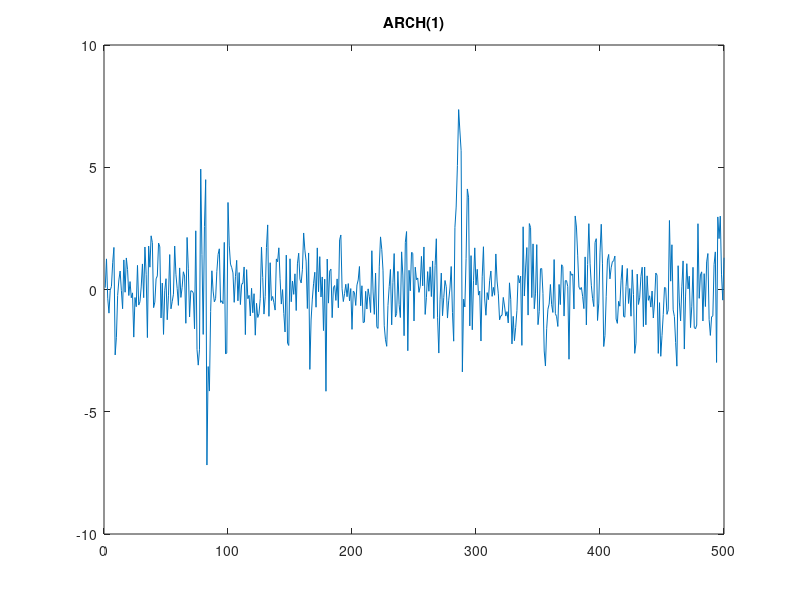
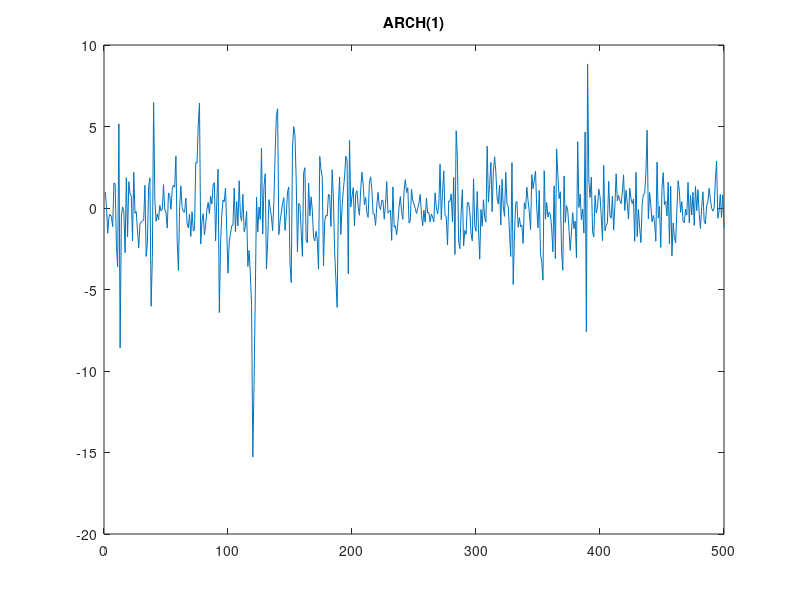
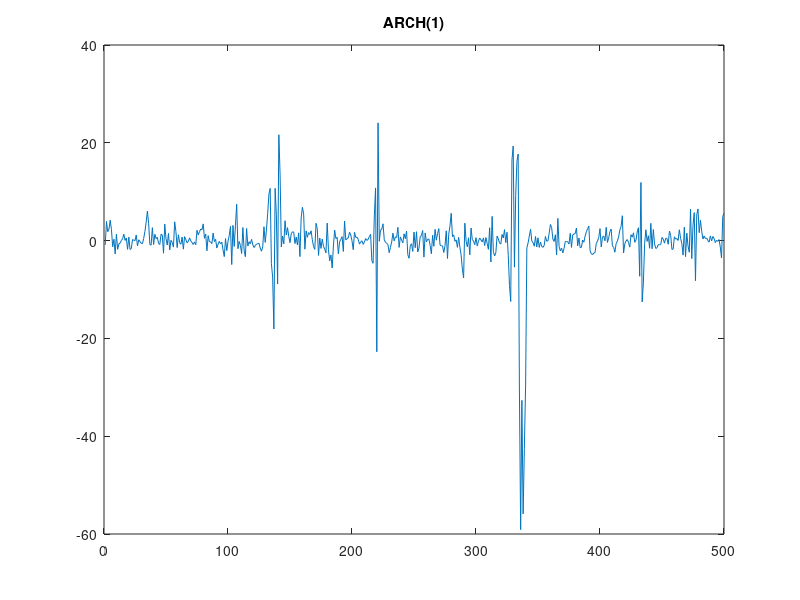
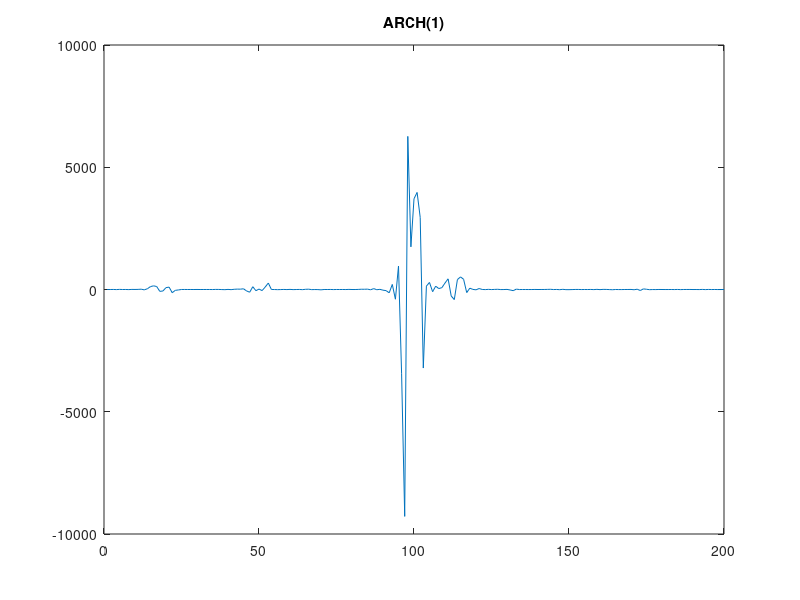

MATLAB code for these plots, in order:
%Simulated paths - GARCH models, Francq and Zakoian, p. 21.

%Simulation of size 500 of the ARCH(1) process with omega=1, alpha=0.5 and
%eta~N(0,1)
omega=1;
alpha=0.5;
n=500;
e=zeros(n,1);
var=zeros(n,1);
for i=1:n
    if i==1
        var(i)=1;
    else
        var(i)=omega+alpha*(e(i-1)^2);
    end
    eta=random('Normal',0,1);
    e(i)=sqrt(var(i))*eta;
end
ARCH1=figure;
plot(e)
title('ARCH(1)')
print(ARCH1,'-dbmp','ARCH1_alpha0_5.bmp')

%Simulation of size 500 of the ARCH(1) process with omega=1, alpha=0.95 and
%eta~N(0,1)
omega=1;
alpha=0.95;
n=500;
e=zeros(n,1);
var=zeros(n,1);
for i=1:n
    if i==1
        var(i)=1;
    else
        var(i)=omega+alpha*(e(i-1)^2);
    end
    eta=random('Normal',0,1);
    e(i)=sqrt(var(i))*eta;
end
ARCH1=figure;
plot(e)
title('ARCH(1)')
print(ARCH1,'-dbmp','ARCH1_alpha0_95.bmp')

%Simulation of size 500 of the ARCH(1) process with omega=1, alpha=1.1 and
%eta~N(0,1)
omega=1;
alpha=1.1;
n=500;
e=zeros(n,1);
var=zeros(n,1);
for i=1:n
    if i==1
        var(i)=1;
    else
        var(i)=omega+alpha*(e(i-1)^2);
    end
    eta=random('Normal',0,1);
    e(i)=sqrt(var(i))*eta;
end
ARCH1=figure;
plot(e)
title('ARCH(1)')
print(ARCH1,'-dbmp','ARCH1_alpha1_1.bmp')

%Simulation of size 200 of the ARCH(1) process with omega=1, alpha=3 and
%eta~N(0,1)
omega=1;
alpha=3;
n=200;
e=zeros(n,1);
var=zeros(n,1);
for i=1:n
    if i==1
        var(i)=1;
    else
        var(i)=omega+alpha*(e(i-1)^2);
    end
    eta=random('Normal',0,1);
    e(i)=sqrt(var(i))*eta;
end
ARCH1=figure;
plot(e)
title('ARCH(1)')
print(ARCH1,'-dbmp','ARCH1_alpha3.bmp')

%Simulation of size 500 of the GARCH(1,1) process with omega=1, alpha=0.2 
%beta=0.7 and eta~N(0,1). In order to see how different values affect
%persistence and schock responde, two processes are generated from the same
%random data from e.
omega=1;
alpha=[0.2 0.7];
beta=[0.7 0.2];
n=500;
e=zeros(n,1);
e1=zeros(n,1);
var=zeros(n,1);
var1=zeros(n,1);
for i=1:n
    if i==1
        var(i)=1;
        var1(i)=1;
    else
        var(i)=omega+alpha(1)*(e(i-1)^2)+beta(1)*var(i-1);
        var1(i)=omega+alpha(2)*(e(i-1)^2)+beta(2)*var1(i-1);
    end
    eta=random('Normal',0,1);
    e(i)=sqrt(var(i))*eta;
    e1(i)=sqrt(var1(i))*eta;
end
GARCH1_1=figure;
plot(e)
title('GARCH(1,1)')
print(GARCH1_1,'-dbmp','GARCH1_1_a0_2_b0_7.bmp')
plot(e1)
title('GARCH(1,1)')
print(GARCH1_1,'-dbmp','GARCH1_1_a0_7_b0_2.bmp')
